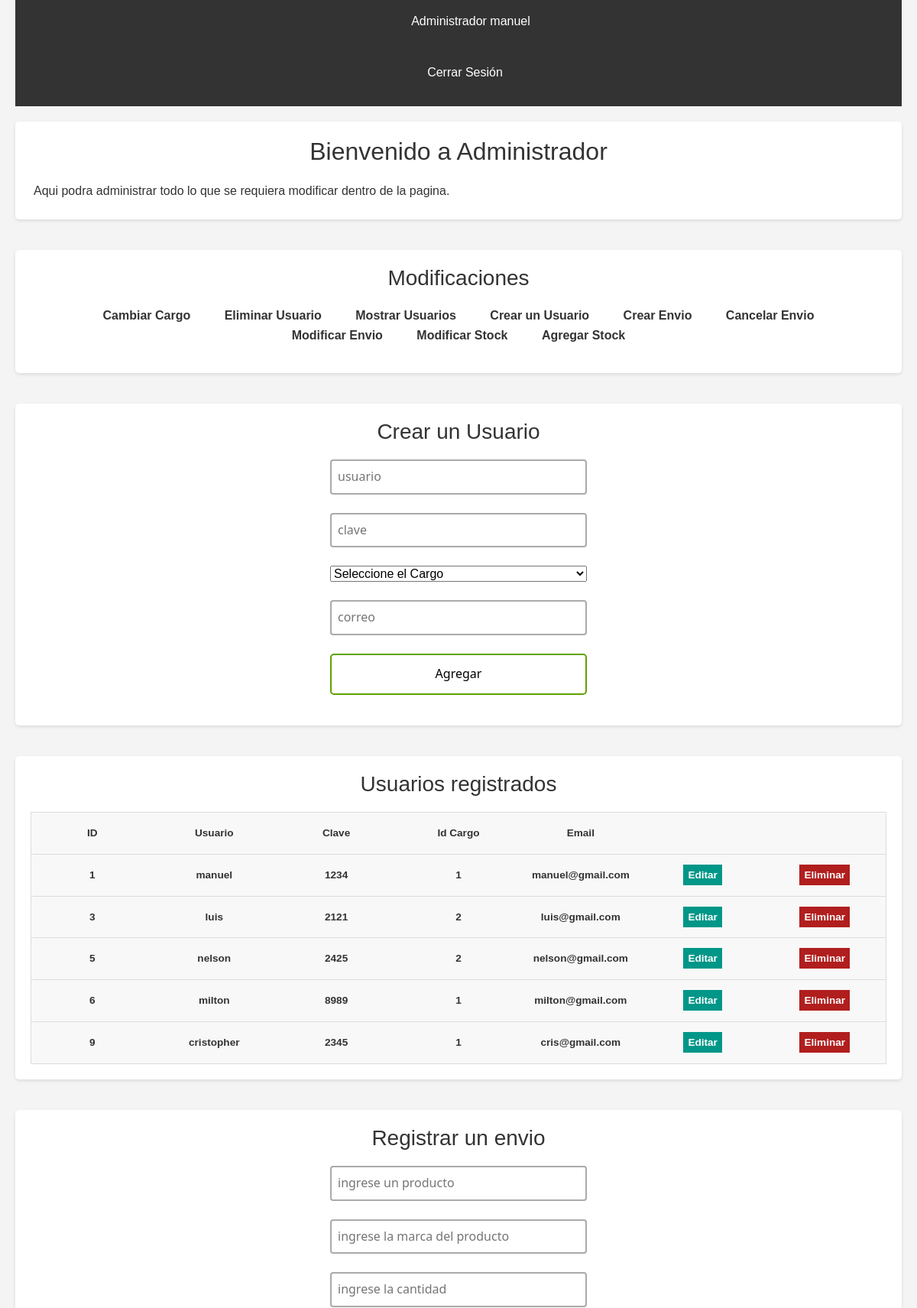
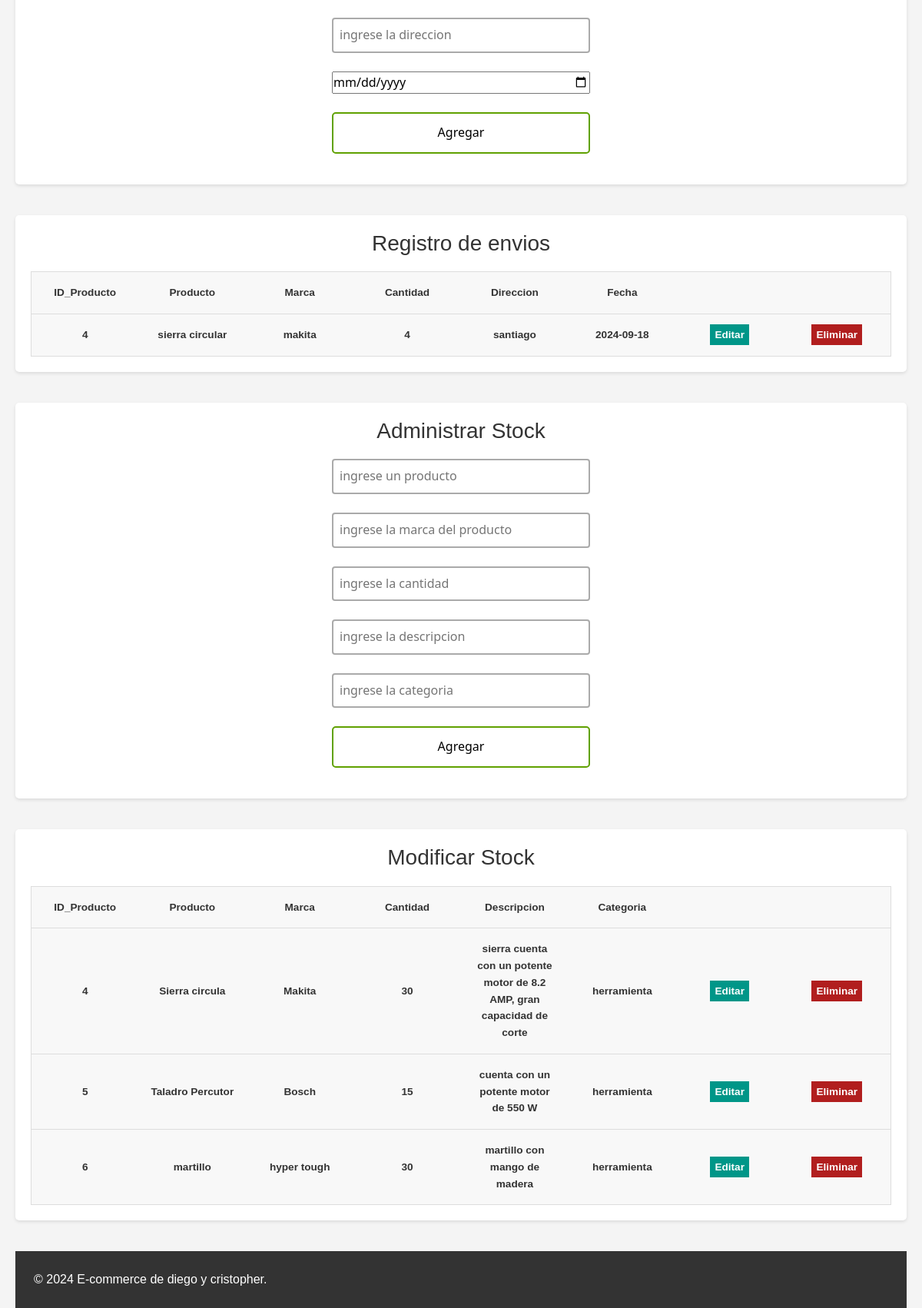
The page /Empleados.php (signed in) on the database its author committed (2 pictures, top to bottom).
### tables this page shows
CREATE TABLE `usuarios` (
  `id` int(11) NOT NULL,
  `usuario` varchar(100) NOT NULL,
  `clave` varchar(10) NOT NULL,
  `id_cargo` int(11) NOT NULL,
  `correo` varchar(100) NOT NULL
);

CREATE TABLE `envios` (
  `id` int(11) NOT NULL,
  `producto` varchar(100) NOT NULL,
  `marca` varchar(100) NOT NULL,
  `cantidad` int(11) NOT NULL,
  `direccion` varchar(100) NOT NULL,
  `fecha_envio` date NOT NULL
);

CREATE TABLE `productos` (
  `id` int(11) NOT NULL,
  `producto` varchar(100) NOT NULL,
  `marca` varchar(100) NOT NULL,
  `descripcion` varchar(100) NOT NULL,
  `categoria` varchar(100) NOT NULL,
  `cantidad` int(11) NOT NULL
);

### empleados.php (the view, shortened to what this page needs)
<?php
$nombreUsuario = isset($_SESSION['usuario']) ? $_SESSION['usuario'] : "Invitado";
$con = connection();
$sql = "SELECT * FROM usuarios";
$query = mysqli_query($con, $sql);
$sql1 = "SELECT * FROM envios";
$query1 = mysqli_query($con, $sql1);
$sql2 = "SELECT * FROM productos";
$query2 = mysqli_query($con, $sql2);
?>
<!DOCTYPE html>
<html lang="es">
<head>
    <link href="https://cdn.jsdelivr.net/npm/bootstrap@5.3.3/dist/css/bootstrap.min.css" rel="stylesheet">
    <link href="empleadosDise.css" rel="stylesheet">
</head>
<body>
    <header>
        <nav>
           <ul>
                <li>
                    <div class="caja">
                        <?php echo 'Administrador  '.$nombreUsuario; ?>
                    </div>
               </li>
           </ul>
            <ul>
                <li><a href="cerrar_sesion.php">Cerrar Sesión</a></li>
            </ul>
        </nav>
    </header>
    <section id="inicio">
        <h2>Bienvenido a Administrador</h2>
        <p>Aqui podra administrar todo lo que se requiera modificar dentro de la pagina.</p>
    </section>
    <section id="categorias">
        <h3>Modificaciones</h3>
        <ul>
            <li><a href="#Mostrar_user">Cambiar Cargo</a></li>
            <li><a href="#Mostrar_user">Eliminar Usuario</a></li>
            <li><a href="#Mostrar_user">Mostrar Usuarios</a></li>
            <li><a href="#crear_user">Crear un Usuario</a></li>
            <li><a href="#crear_envio">Crear Envio</a></li>
            <li><a href="#crear_envio">Cancelar Envio</a></li>
            <li><a href="#crear_envio">Modificar Envio</a></li>
            <li><a href="#modificar_stock">Modificar Stock</a></li>
            <li><a href="#crear_stock">Agregar Stock</a></li>
        </ul>
    </section>
    <section class="metodos_emple">
            <h3>Crear un Usuario</h3>
            <div id="crear_user">
          <div class="users-form">
              <form action="crearUsuarios.php" method="POST">
                   <input type="text" name="usuario" placeholder="usuario">
                   <input type="password" name="clave" placeholder="clave">
                   <select name="id_cargo">
                        <option value="3">Seleccione el Cargo</option>
                    </select>
                   <input type="email" name="correo" placeholder="correo">
                   <input type="submit" value="Agregar">
              </form>
          </div>
    </section>
    <section class="metodos_emple">
            <h3>Usuarios registrados</h3>
            <div id="Mostrar_user">
            <div class="users-table">
        <table>
            <thead>
                <tr>
                    <th>ID</th>
                    <th>Usuario</th>
                    <th>Clave</th>
                    <th>Id Cargo</th>
                    <th>Email</th>
                    <th></th>
                    <th></th>
                </tr>
            </thead>
            <tbody>
                <?php while ($row = mysqli_fetch_array($query)): ?>
                    <tr>
                        <th><?= $row['id'] ?></th>
                        <th><?= $row['usuario'] ?></th>
                        <th><?= $row['clave'] ?></th>
                        <th><?= $row['id_cargo'] ?></th>
                        <th><?= $row['correo'] ?></th>
                        <th><a href="modificar2.php?id=<?= $row['id'] ?>" class="users-table--edit">Editar</a></th>
                        <th><a href="eliminar.php?id=<?= $row['id'] ?>" class="users-table--delete" >Eliminar</a></th>
                    </tr>
                <?php endwhile; ?>
            </tbody>
        </table>
    </div>
    </section>
    <section class="metodos_emple">
            <h3>Registrar un envio</h3>
            <div id="crear_env">
          <div class="users-form">
              <form action="agregar_envio.php" method="POST">
                   <input type="text" name="producto" placeholder="ingrese un producto">
                   <input type="text" name="marca" placeholder="ingrese la marca del producto">
                   <input type="text" name="cantidad" placeholder="ingrese la cantidad">
                   <input type="text" name="direccion" placeholder="ingrese la direccion">
                   <input type="date" name="fecha_envio" placeholder="ingrese la fecha de envio">
                   <input type="submit" value="Agregar">
              </form>
          </div>
    </section>
    <section class="metodos_emple">
    <h3>Registro de envios</h3>
            <div id="crear_envio">
            <div class="users-table">
        <table>
            <thead>
                <tr>
                    <th>ID_Producto</th>
                    <th>Producto</th>
                    <th>Marca</th>
                    <th>Cantidad</th>
                    <th>Direccion</th>
                    <th>Fecha</th>
                    <th></th>
                    <th></th>
                </tr>
            </thead>
            <tbody>
                <?php while ($row = mysqli_fetch_array($query1)): ?>
                    <tr>
                        <th><?= $row['id'] ?></th>
                        <th><?= $row['producto'] ?></th>
                        <th><?= $row['marca'] ?></th>
                        <th><?= $row['cantidad'] ?></th>
                        <th><?= $row['direccion'] ?></th>
                        <th><?= $row['fecha_envio'] ?></th>
                        <th><a href="modificarEnv.php?id=<?= $row['id'] ?>" class="users-table--edit">Editar</a></th>
                        <th><a href="eliminar_Env.php?id=<?= $row['id'] ?>" class="users-table--delete" >Eliminar</a></th>
                    </tr>
                <?php endwhile; ?>
            </tbody>
        </table>
    </div>
    </section>
    <section class="metodos_emple">
            <h3>Administrar Stock</h3>
            <div id="crear_stock">
          <div class="users-form">
              <form action="agregar_stock.php" method="POST">
                   <input type="text" name="producto" placeholder="ingrese un producto">
                   <input type="text" name="marca" placeholder="ingrese la marca del producto">
                   <input type="text" name="cantidad" placeholder="ingrese la cantidad">
                   <input type="text" name="descripcion" placeholder="ingrese la descripcion">
                   <input type="text" name="categoria" placeholder="ingrese la categoria">
                   <input type="submit" value="Agregar">
              </form>
          </div>
    </section>
    <section class="metodos_emple">
    <h3>Modificar Stock</h3>
            <div id="modificar_stock">
            <div class="users-table">
        <table>
            <thead>
                <tr>
                    <th>ID_Producto</th>
                    <th>Producto</th>
                    <th>Marca</th>
                    <th>Cantidad</th>
                    <th>Descripcion</th>
                    <th>Categoria</th>
                    <th></th>
                    <th></th>
                </tr>
            </thead>
            <tbody>
                <?php while ($row = mysqli_fetch_array($query2)): ?>
                    <tr>
                        <th><?= $row['id'] ?></th>
                        <th><?= $row['producto'] ?></th>
                        <th><?= $row['marca'] ?></th>
                        <th><?= $row['cantidad'] ?></th>
                        <th><?= $row['descripcion'] ?></th>
                        <th><?= $row['categoria'] ?></th>
                        <th><a href="administrarStock.php?id=<?= $row['id'] ?>" class="users-table--edit">Editar</a></th>
                        <th><a href="eliminarStock.php?id=<?= $row['id'] ?>" class="users-table--delete" >Eliminar</a></th>
                    </tr>
                <?php endwhile; ?>
            </tbody>
        </table>
    </div>
    </section>
    <footer>
        <p>&copy; 2024 E-commerce de diego y cristopher.</p>
    </footer>
</body>
</html>

### empleadosDise.css (style rules this page uses)
* { box-sizing: border-box; margin: 0; padding: 0; }
html { font-family: 'Segoe UI', sans-serif; text-align: center; }
a { text-decoration: none; }
.users-form form { display: flex; flex-direction: column; gap: 24px; width: 30%; margin: 20px auto; text-align: center; }
.users-form form input { font-family: 'Segoe UI', sans-serif; }
.users-form form input[type=text], .users-form form input[type=password], .users-form form input[type=email] { padding: 8px; border:2px solid #aaa; border-radius:4px; outline:none; transition:.3s; }
.users-form form input[type=submit] { border: none; padding: 12px 50px; text-decoration: none; transition-duration: 0.4s; cursor: pointer; border-radius: 5px; background-color: white; color: black; border: 2px solid #60a100; }
.users-table table { border: 1px solid #ccc; border-collapse: collapse; margin: 0; padding: 0; width: 100%; table-layout: fixed; }
table tr { background-color: #f8f8f8; border: 1px solid #ddd; padding: 4px; }
table th { padding: 16px; text-align: center; font-size: .85em; }
.users-table--edit { background: #009688; padding: 6px; color: #fff; text-align: center; font-weight: bold; }
.users-table--delete { background: #b11e1e; padding: 6px; color: #fff; text-align: center; font-weight: bold; }

### empleados.php (style rules this page uses)
* { margin: 0; padding: 0; box-sizing: border-box; font-family: Arial, sans-serif; }
body { line-height: 1.6; background-color: #f4f4f4; color: #333; padding: 0 20px; }
header { background-color: #333; color: #fff; padding: 15px 0; margin-bottom: 20px; }
nav ul { list-style: none; text-align: center; }
nav ul li { display: inline; margin-right: 15px; }
nav ul li a { color: #fff; text-decoration: none; font-size: 16px; padding: 5px 10px; transition: background-color 0.3s; }
section { margin-bottom: 40px; padding: 20px; background-color: #fff; border-radius: 5px; box-shadow: 0 2px 4px rgba(0, 0, 0, 0.1); text-align: center; }
section h2, section h3 { color: #333; margin-bottom: 20px; text-align: center; font-weight: normal; }
#categorias ul { list-style: none; padding: 0; text-align: center; }
#categorias ul li { display: inline-block; margin: 0 10px; }
#categorias ul li a { color: #333; text-decoration: none; font-weight: bold; padding: 5px 10px; transition: color 0.3s, background-color 0.3s; }
footer { text-align: center; padding: 20px; background-color: #333; color: #fff; margin-top: 20px; position: relative; bottom: 0; width: 100%; }
p { width: 50%; height: auto; margin: 4px; text-align: left; }
form { text-align: center; }
.metodos_emple { flex: 1; }

### rows shown on the page
usuarios: id "1", usuario "manuel", clave "1234", id_cargo "1", correo "manuel@gmail.com"
usuarios: id "3", usuario "luis", clave "2121", id_cargo "2", correo "luis@gmail.com"
usuarios: id "5", usuario "nelson", clave "2425", id_cargo "2", correo "nelson@gmail.com"
usuarios: id "6", usuario "milton", clave "8989", id_cargo "1", correo "milton@gmail.com"
usuarios: id "9", usuario "cristopher", clave "2345", id_cargo "1", correo "cris@gmail.com"
envios: id "4", producto "sierra circular", marca "makita", cantidad "4", direccion "santiago", fecha_envio "2024-09-18"
productos: id "4", producto "Sierra circula", marca "Makita", cantidad "30", descripcion "sierra cuenta con un potente motor de 8.2 AMP, gran capacidad de corte", categoria "herramienta"
productos: id "5", producto "Taladro Percutor", marca "Bosch", cantidad "15", descripcion "cuenta con un potente motor de 550 W", categoria "herramienta"
productos: id "6", producto "martillo", marca "hyper tough", cantidad "30", descripcion "martillo con mango de madera", categoria "herramienta"

### other values the page prints
$nombreUsuario "manuel"
